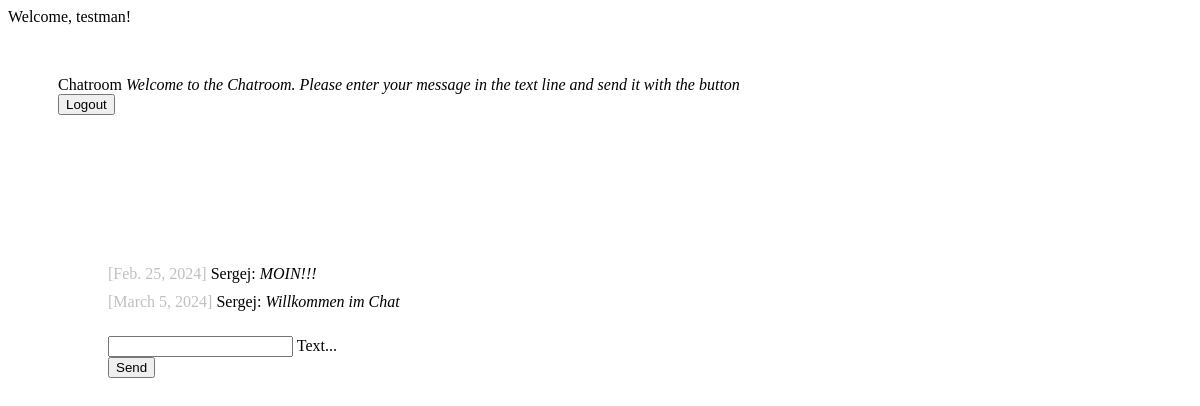
The app's page /chat/ (signed in) with its own data.
### chat/models.py (models this page shows)
class Message(models.Model):
    text = models.CharField(max_length=500)
    created_at = models.DateField(default=date.today)
    chat = models.ForeignKey(Chat, on_delete=models.CASCADE, related_name='chat_message_set', default=None, blank=True, null=True)
    author = models.ForeignKey(settings.AUTH_USER_MODEL, on_delete=models.CASCADE, related_name='author_message_set')
    receiver = models.ForeignKey(settings.AUTH_USER_MODEL, on_delete=models.CASCADE, related_name='receiver_message_set')

### chat/views.py (the view)
# urls.py: path('chat/', index),
@login_required(login_url='/login/')
def index(request):
    if request.method == 'POST':
        myChat = Chat.objects.get(id=2)
        new_message = Message.objects.create(text=request.POST['textmessage'], chat=myChat, author=request.user, receiver=request.user)
        serialized_obj = serializers.serialize('json', [ new_message ])
        return JsonResponse(serialized_obj[1:-1], safe=False)
    chatMessages = Message.objects.filter(chat__id=2)
    return render(request, 'chat/index.html', {'messages': chatMessages})

### chat/templates/chat/index.html (shortened to what this page needs)
{% extends "base.html" %} {% block content %}
<div class="page-content">
    {% if request.user.is_authenticated %}
    <div id="messageContainer">
        {% for message in messages %}
        <div>
            <span class="color-gray"> [{{ message.created_at }}] </span>
            {{ message.author }}: <i> {{ message.text }} </i>
        </div>
        {% endfor %}
    </div>
    <form onsubmit="sendMessage(); return false;" method="post">
        <div class="mdl-textfield mdl-js-textfield mdl-textfield--floating-label">
            <input class="mdl-textfield__input" name="textmessage" required type="text" id="messageField" />
            <label class="mdl-textfield__label" for="messageField">Text...</label>
        </div>
        <button class="mdl-button mdl-js-button mdl-button--raised mdl-js-ripple-effect mdl-button--accent">Send</button>
    </form>
    {% endif %}
</div>
{% endblock %}

### templates/base.html (shortened to what this page needs)
<!DOCTYPE html>
<html lang="en">
    <head>
        <link rel="stylesheet" href="https://code.getmdl.io/1.3.0/material.indigo-pink.min.css" />
        {% load static %}
        <link rel="stylesheet" href="{% static 'css/style.css' %}" />
    </head>
    <body>
        <div class="mdl-layout mdl-js-layout mdl-layout--fixed-header">
            <header class="mdl-layout__header">
                <div class="mdl-layout__header-row">
                    <span class="mdl-layout-title">Welcome{% if user %}, {% endif %} {{ request.user }}!</span>
                </div>
            </header>
            <div class="mdl-layout__drawer">
                <span class="mdl-layout-title">Chatroom</span>
                <span class="menu-text">
                    <i>Welcome to the Chatroom. Please enter your message in the text line and send it with the button</i>
                </span>
                <form action="{% url 'logout' %}" method="post">
                    <button type="submit" class="mdl-button mdl-js-button mdl-button--raised mdl-js-ripple-effect mdl-button--accent">Logout</button>
                </form>
            </div>
            <main class="mdl-layout__content">
                {% block content %}
                {% endblock %}
            </main>
        </div>
    </body>
</html>

### static/css/style.css (style rules this page uses)
.color-gray { color: #00000040; }
.mdl-layout-title { padding-left: 0px !important; }
.mdl-layout__drawer { padding: 50px; }
.menu-text { padding-top: 50px; padding-bottom: 100px; }

### records on screen
Message: created_at "Feb. 25, 2024", author "Sergej", text "MOIN!!!"
Message: created_at "March 5, 2024", author "Sergej", text "Willkommen im Chat"

### other values on screen
{{ request.user }} "testman"
